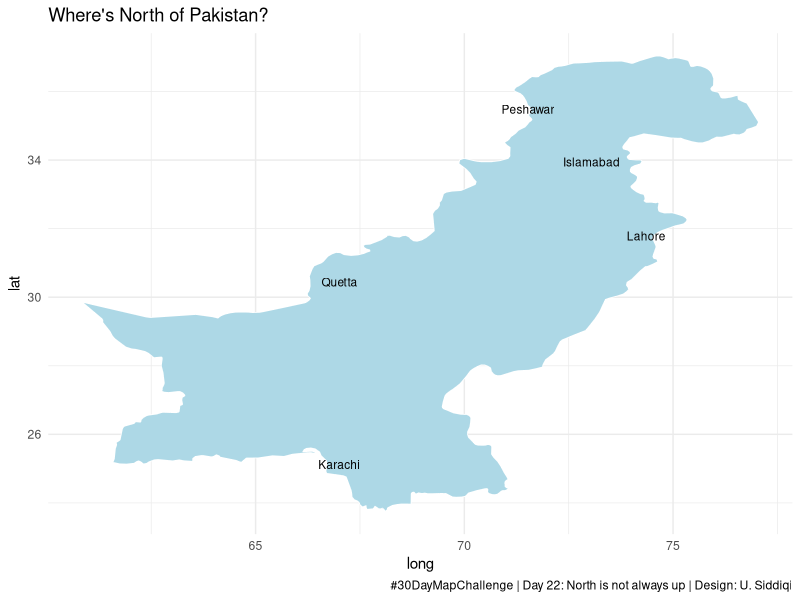
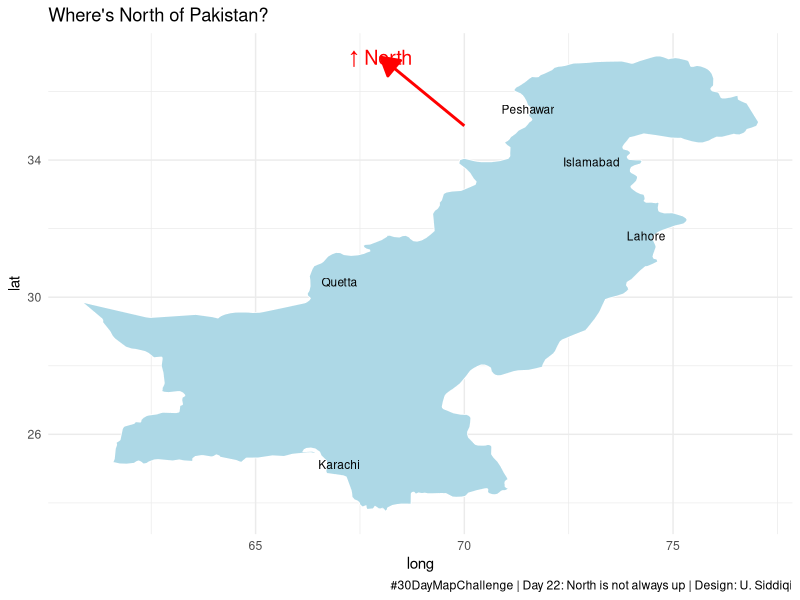
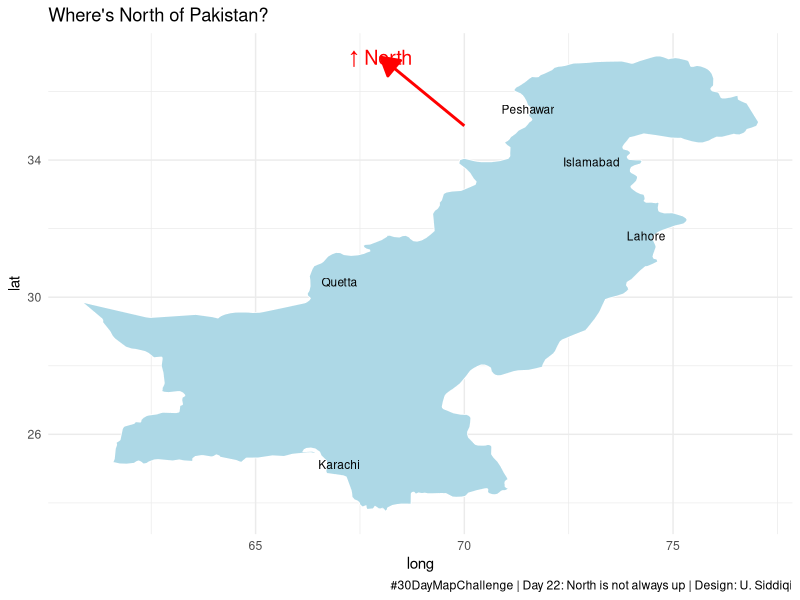

The R source for these figures, in order:
############################################
###     30 Day Map Challenge             ###
###      Nov 22, 2023.                   ###
###      Day 22: North is not always Up  ###
###      Umema A. Siddiqi                ###
############################################

# libraries --------------------------------------------------------------------
library(maps)
library(ggplot2)
library(mapproj)
library(grid)

# Load world dataset -----------------------------------------------------------
world <- map_data("world")

# Extract data for Pakistan
pakistan <- subset(world, region == "Pakistan")

# City coordinates -------------------------------------------------------------
cities <- data.frame(
  city = c("Karachi", "Lahore", "Islamabad", "Peshawar", "Quetta"),
  lon = c(67.0011, 74.3587, 73.0479, 71.5249, 67.0082),
  lat = c(24.8607, 31.5204, 33.6844, 35.2220, 30.1798)
)

# Create a lateral map of Pakistan ---------------------------------------------
map <- ggplot() +
  geom_polygon(data = pakistan, aes(x = long, y = lat, group = group),
               fill = "lightblue", color = "white", size = 0.3) +
  
  geom_text(data = cities, aes(x = lon, y = lat, label = city),
            size = 3, vjust = -0.5, hjust = 0.5, color = "black") +
  
  labs(title = "Where's North of Pakistan?",
       caption = "#30DayMapChallenge | Day 22: North is not always up | Design: U. Siddiqi") +
  
  theme_minimal() +
  theme(legend.position = "none")

print(map)

# Add a north arrow ------------------------------------------------------------
arrow_data <- data.frame(
  lon_start = 70,
  lat_start = 35,
  lon_end = 68,
  lat_end = 37,
  label = "↑ North",
  color = "red"
)

map_with_arrow <- map +
  geom_segment(
    data = arrow_data,
    aes(x = lon_start, y = lat_start, xend = lon_end, yend = lat_end),
    arrow = arrow(length = unit(0.2, "inches"), type = "closed"),
    color = arrow_data$color, size = 1
  ) +
  geom_text(data = arrow_data, aes(x = lon_end, y = lat_end, label = label),
            size = 5, color = arrow_data$color)

print(map_with_arrow)

# Save plot --------------------------------------------------------------------
ggsave(paste0("North_Pak_", format(Sys.time(), "%d%m%Y"), ".png"), dpi = 320, width = 10, height = 10)
